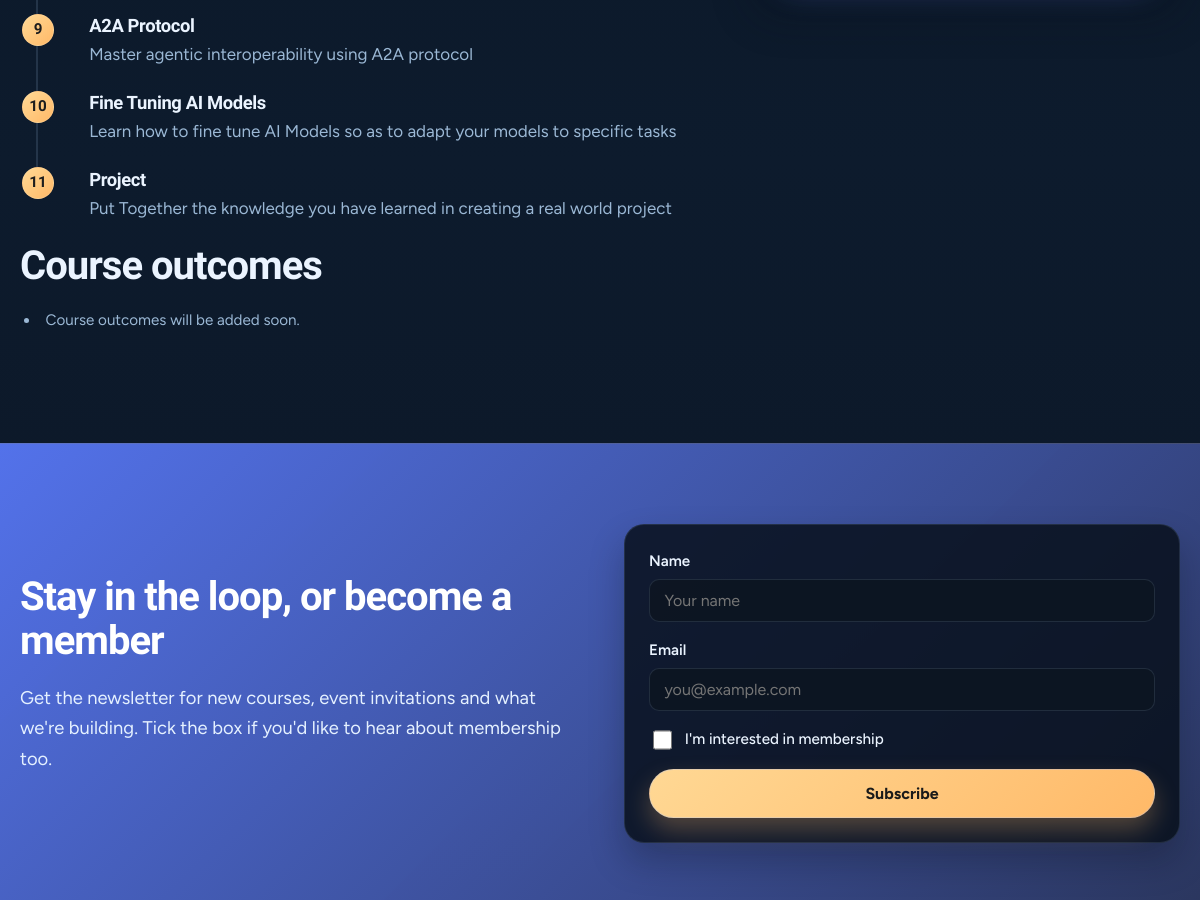
The page /courses/ai-agent-engineering/ (middle part) on the database as committed earlier.
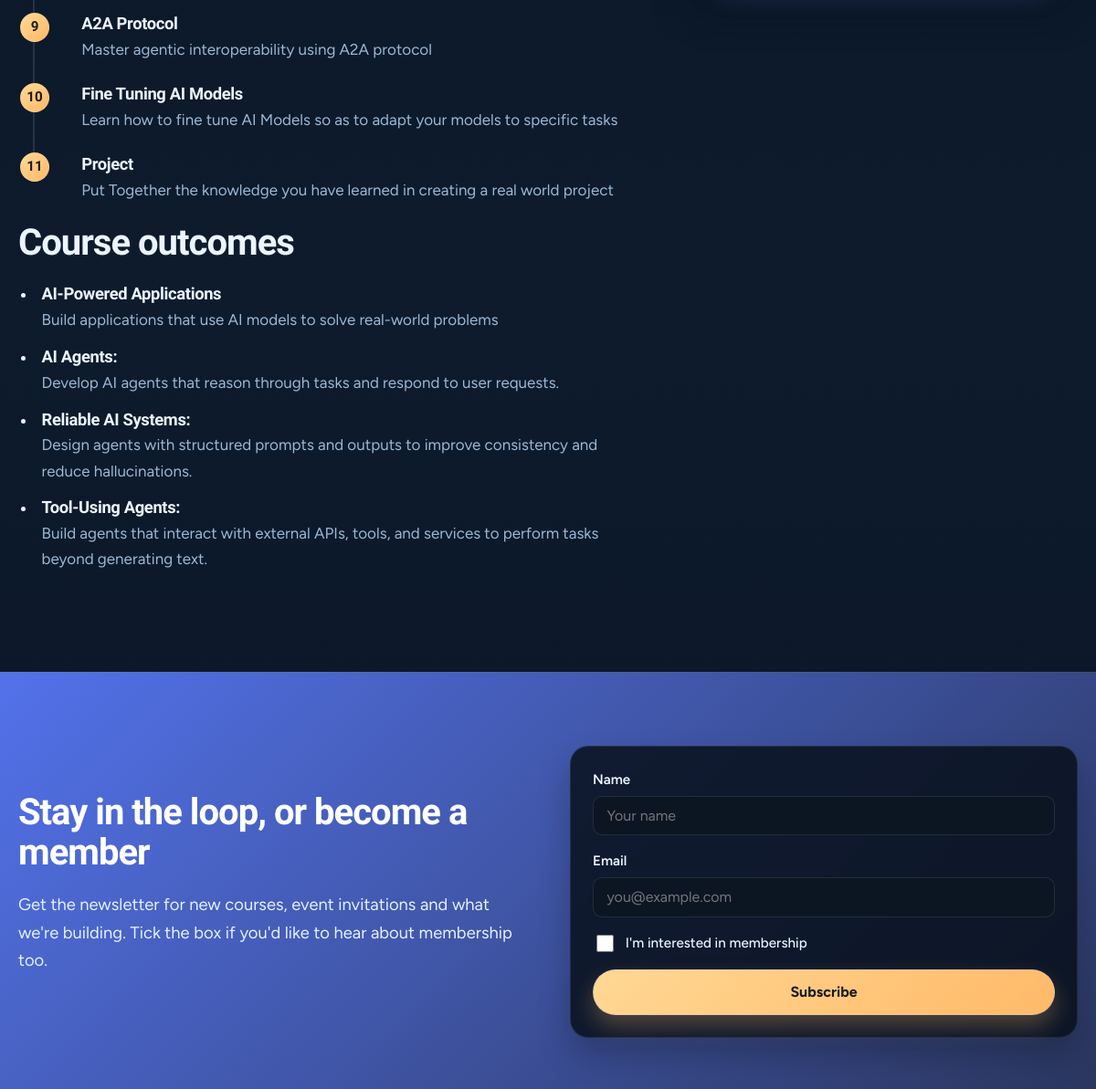
The same page on the database as committed later.
### hub/models.py (models this page shows, shortened)
class CourseTopic(models.Model):
    course = models.ForeignKey(Course, related_name="topics", on_delete=models.CASCADE)
    title = models.CharField(max_length=160)
    description = models.TextField(blank=True, help_text="A sentence or two under the topic name.")
    order = models.PositiveIntegerField(default=0)
    class Meta:
        ordering = ["order", "id"]

class CourseOutcome(models.Model):
    course = models.ForeignKey(Course, related_name="outcomes", on_delete=models.CASCADE)
    title = models.CharField(max_length=200)
    description = models.TextField(blank=True)
    order = models.PositiveIntegerField(default=0)
    class Meta:
        ordering = ["order", "id"]
        verbose_name = "course outcome"
        verbose_name_plural = "course outcomes"

### hub/views.py (the view)
# urls.py: path("courses/<slug:slug>/", views.course_detail, name="course_detail"),
def course_detail(request, slug):
    course = get_object_or_404(Course.objects.prefetch_related("topics"), slug=slug, is_published=True)
    return render(request, "hub/course_detail.html", {
        "course": course,
        "application_form": CourseApplicationForm(),
    })

### hub/forms.py
class CourseApplicationForm(forms.ModelForm):
    class Meta:
        model = CourseApplication
        fields = [
            "first_name", "last_name", "email", "phone_number", "county",
            "current_occupation", "institution_company", "python_proficiency",
        ]
        widgets = {
            "first_name": forms.TextInput(attrs={"autocomplete": "given-name"}),
            "last_name": forms.TextInput(attrs={"autocomplete": "family-name"}),
            "email": forms.EmailInput(attrs={"autocomplete": "email"}),
            "phone_number": forms.TelInput(attrs={"autocomplete": "tel"}),
            "county": forms.TextInput(attrs={"autocomplete": "address-level1"}),
            "current_occupation": forms.TextInput(),
            "institution_company": forms.TextInput(),
            "python_proficiency": forms.Select(),
        }

### hub/context_processors.py (called while the page is built)
def site(request):
    return {"site": SiteSettings.load()}

### hub/models.py (called while the page is built)
    @classmethod
    def load(cls):
        obj, _ = cls.objects.get_or_create(pk=1)
        return obj

    @property
    def social_links(self):
        pairs = [("LinkedIn", self.linkedin_url), ("X", self.x_url), ("YouTube", self.youtube_url),
                 ("GitHub", self.github_url), ("Instagram", self.instagram_url)]
        return [(n, u) for n, u in pairs if u]

    @property
    def price_display(self):
        return f"{self.price:,.2f}"

    @property
    def duration_display(self):
        d = self.duration_days
        if d > 5:
            weeks = math.ceil(d / 5)
            return f"{weeks} week{'s' if weeks != 1 else ''}"
        return f"{d} day{'s' if d != 1 else ''}"

    @property
    def prerequisite_list(self):
        return [l.strip(" -•\t") for l in self.prerequisites.splitlines() if l.strip()]

    @property
    def next_cohort_display(self):
        if self.next_cohort_date and self.next_cohort_date >= timezone.localdate():
            return self.next_cohort_date
        return None

### hub/templates/hub/course_detail.html (shortened to what this page needs)
{% extends "hub/base.html" %}
{% block content %}
<section class="section"><div class="wrap detail-grid">
  <div>
    <ol class="topics">
      {% for t in course.topics.all %}<li><h3>{{ t.title }}</h3>{% if t.description %}<p>{{ t.description }}</p>{% endif %}</li>{% empty %}<li><p class="muted">Topics will be added soon.</p></li>{% endfor %}
    </ol>
    <h2>Course outcomes</h2>
    <ul class="outcomes">
      {% for outcome in course.outcomes.all %}
      <li><h3>{{ outcome.title }}</h3>{% if outcome.description %}<p>{{ outcome.description }}</p>{% endif %}</li>
      {% empty %}<li class="muted">Course outcomes will be added soon.</li>{% endfor %}
    </ul>
  </div>
</div></section>
{% endblock %}

### hub/templates/hub/base.html (shortened to what this page needs)
{% load static %}<!doctype html>
<html lang="en">
<head>
  <link rel="stylesheet" href="{% static 'hub/css/style.css' %}?v=20261025-2">
</head>
<body class="theme-dark">
<main id="main">{% block content %}{% endblock %}</main>
{% block join %}{% include "hub/_join.html" %}{% endblock %}
</body>
</html>

### hub/templates/hub/_join.html (shortened to what this page needs)
<section class="join" id="join">
  <div class="wrap join-inner">
    <div class="join-copy">
      <h2>Stay in the loop, or become a member</h2>
      <p>Get the newsletter for new courses, event invitations and what we're building. Tick the box if you'd like to hear about membership too.</p>
    </div>
    <div>
      <form class="join-form" method="post" action="{% url 'hub:subscribe' %}">
        <label>Name <input type="text" name="name" autocomplete="name" placeholder="Your name"></label>
        <label>Email <input type="email" name="email" required autocomplete="email" placeholder="you@example.com"></label>
        <label class="check"><input type="checkbox" name="wants_membership"> I'm interested in membership</label>
        <button class="btn btn-gold" type="submit">Subscribe</button>
      </form>
    </div>
  </div>
</section>

### hub/static/hub/css/style.css (style rules this page uses)
:root { --paper: #f4f7ff; --paper-strong: #edf3ff; --white: rgba(255, 255, 255, 0.75); --ink: #162033; --ink-soft: #52657f; --cobalt: #4d6bff; --indigo: #7168ff; --gold: #ffbb52; --mint: #7fe7c2; --sky: #b9d5ff; --line: rgba(22, 32, 51, 0.1); --shadow: 0 22px 48px rgba(65, 74, 118, 0.12); --radius: 26px; --display: "Bricolage Grotesque", "Segoe UI", system-ui, sans-serif; --body: "Figtree", "Segoe UI", system-ui, sans-serif; }
body.theme-dark { --paper: #091421; --paper-strong: #0d1c2d; --white: rgba(12, 18, 29, 0.72); --ink: #ebf4ff; --ink-soft: #9bb8d5; --cobalt: #5b7cff; --indigo: #7d6bff; --gold: #ffb968; --mint: #7df0d1; --sky: #a8c8ff; --line: rgba(177, 214, 255, 0.14); --shadow: 0 26px 60px rgba(14, 22, 38, 0.48); }
*, *::before, *::after { box-sizing: border-box; }
html { scroll-behavior: smooth; scroll-padding-top: 5rem; }
body { margin: 0; background: radial-gradient(circle at top left, rgba(91, 124, 255, 0.18), transparent 24%), radial-gradient(circle at bottom right, rgba(125, 246, 209, 0.14), transparent 20%), linear-gradient(180deg, var(--paper) 0%, var(--paper-strong) 100%); color: var(--ink); font: 400 1.0625rem/1.65 var(--body); -webkit-font-smoothing: antialiased; }
body.theme-dark { background: radial-gradient(circle at top left, rgba(91, 124, 255, 0.26), transparent 24%), radial-gradient(circle at bottom right, rgba(125, 246, 209, 0.16), transparent 20%), linear-gradient(180deg, #091421 0%, #0d1b2d 52%, #0b1320 100%); }
h1, h2, h3 { font-family: var(--display); line-height: 1.1; letter-spacing: -0.025em; margin: 0 0 .5em; }
h2 { font-size: clamp(1.75rem, 3.4vw, 2.5rem); font-weight: 700; }
h3 { font-size: 1.3rem; font-weight: 700; letter-spacing: -0.02em; }
p { margin: 0 0 1em; }
.wrap { width: min(1160px, 100% - 2.5rem); margin-inline: auto; }
.btn { display: inline-block; background: linear-gradient(135deg, var(--cobalt), var(--indigo)); color: #fff; font: 700 1rem var(--body); text-decoration: none; padding: .9rem 1.55rem; border: 1px solid rgba(160, 189, 255, 0.28); border-radius: 999px; box-shadow: 0 16px 30px rgba(91,124,255,0.35); cursor: pointer; transition: transform .12s ease, box-shadow .12s ease, filter .12s ease; }
.btn-gold { background: linear-gradient(135deg, #ffd894, var(--gold)); color: #1a1a1a; box-shadow: 0 12px 24px rgba(255, 185, 104, 0.28); }
.section { padding: clamp(3rem, 7vw, 5rem) 0; }
.detail-grid { display: grid; grid-template-columns: 1.6fr 1fr; gap: 3rem; align-items: start; }
.topics { list-style: none; padding: 0; margin: 1.5rem 0 0; counter-reset: t; }
.topics li { position: relative; padding: 0 0 1.4rem 3.2rem; counter-increment: t; border-left: 2px solid rgba(177,214,255,0.14); margin-left: 1rem; }
.topics li::before { content: counter(t); position: absolute; left: -1rem; top: 0; width: 2rem; height: 2rem; border-radius: 50%; background: linear-gradient(135deg, #ffd894, var(--gold)); border: 1px solid rgba(255,255,255,0.1); color: #1d1d1d; font: 800 .95rem/1.8rem var(--display); text-align: center; }
.topics li:last-child { border-left-color: transparent; }
.topics h3 { font-size: 1.15rem; margin: 0 0 .2em; padding-top: .15rem; }
.topics p { color: var(--ink-soft); margin: 0; }
.outcomes { padding-left: 1.25rem; }
.outcomes li { padding: 0 0 .8rem .35rem; }
.outcomes h3 { font-size: 1.15rem; margin: 0 0 .2em; }
.outcomes p { color: var(--ink-soft); margin: 0; }
.join { background: linear-gradient(135deg, rgba(91,124,255,0.9), rgba(43,55,95,0.96)); color: #fff; border-block: 1px solid rgba(255,255,255,0.12); padding: clamp(3rem, 7vw, 5rem) 0; }
.join-inner { display: grid; grid-template-columns: 1fr 1fr; gap: 3rem; align-items: center; }
.join h2 { color: #fff; }
.join-copy p { color: #e5f1ff; font-size: 1.15rem; max-width: 30em; }
.join-form { background: rgba(9, 17, 28, 0.86); color: var(--ink); border: 1px solid rgba(177,214,255,0.12); border-radius: 20px; box-shadow: 0 18px 34px rgba(7,12,20,0.26); padding: 1.5rem; display: grid; gap: 1rem; }
.join-form label { display: grid; gap: .3rem; font-weight: 600; font-size: .95rem; }
.join-form input[type=text], .join-form input[type=email] { font: 400 1rem var(--body); padding: .7rem .9rem; border: 1px solid rgba(177,214,255,0.12); border-radius: 10px; background: rgba(13, 22, 35, 0.94); color: var(--ink); }
.join-form .check { display: flex; align-items: center; gap: .6rem; font-weight: 500; }
.join-form .check input { width: 1.2rem; height: 1.2rem; accent-color: var(--cobalt); }

Rows that differ between the two databases and show on the page:
added CourseOutcome: title "AI-Powered Applications", description "Build applications that use AI models to solve real-world problems"
added CourseOutcome: title "AI Agents:", description "Develop AI agents that reason through tasks and respond to user requests."
added CourseOutcome: title "Reliable AI Systems:", description "Design agents with structured prompts and outputs to improve consistency and reduce hallucinations."
added CourseOutcome: title "Tool-Using Agents:", description "Build agents that interact with external APIs, tools, and services to perform tasks beyond generating text."
Other text that changed with them:
text no longer shown: "Course outcomes will be added soon."
